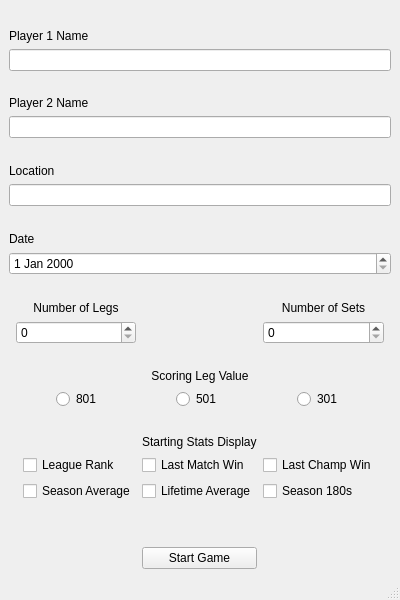
<?xml version="1.0" encoding="UTF-8"?>
<ui version="4.0">
 <class>StartGameConfiguration</class>
 <widget class="QMainWindow" name="StartGameConfiguration">
  <property name="geometry">
   <rect>
    <x>0</x>
    <y>0</y>
    <width>400</width>
    <height>600</height>
   </rect>
  </property>
  <property name="windowTitle">
   <string>Start Game Configuration</string>
  </property>
  <widget class="QWidget" name="centralwidget">
   <layout class="QGridLayout" name="gridLayout">
    <item row="13" column="3" alignment="Qt::AlignLeft">
     <widget class="QCheckBox" name="last_match_win_checkbox">
      <property name="text">
       <string>Last Match Win</string>
      </property>
     </widget>
    </item>
    <item row="13" column="2" alignment="Qt::AlignLeft">
     <widget class="QCheckBox" name="league_rank_checkbox">
      <property name="text">
       <string>League Rank</string>
      </property>
     </widget>
    </item>
    <item row="16" column="3">
     <widget class="QPushButton" name="start_game_button">
      <property name="text">
       <string>Start Game</string>
      </property>
     </widget>
    </item>
    <item row="12" column="3" alignment="Qt::AlignHCenter|Qt::AlignBottom">
     <widget class="QLabel" name="label_7">
      <property name="text">
       <string>Starting Stats Display</string>
      </property>
     </widget>
    </item>
    <item row="1" column="0" colspan="7">
     <widget class="QLineEdit" name="player_one_line_edit"/>
    </item>
    <item row="13" column="4" alignment="Qt::AlignLeft">
     <widget class="QCheckBox" name="last_champ_win_checkbox">
      <property name="text">
       <string>Last Champ Win</string>
      </property>
     </widget>
    </item>
    <item row="8" column="1" colspan="2">
     <widget class="QLabel" name="label_4">
      <property name="text">
       <string>Number of Legs</string>
      </property>
      <property name="alignment">
       <set>Qt::AlignBottom|Qt::AlignHCenter</set>
      </property>
     </widget>
    </item>
    <item row="3" column="0" colspan="7">
     <widget class="QLineEdit" name="player_two_line_edit"/>
    </item>
    <item row="10" column="2" colspan="3">
     <widget class="QLabel" name="label_6">
      <property name="text">
       <string>Scoring Leg Value</string>
      </property>
      <property name="alignment">
       <set>Qt::AlignBottom|Qt::AlignHCenter</set>
      </property>
     </widget>
    </item>
    <item row="2" column="0" colspan="7">
     <widget class="QLabel" name="label_2">
      <property name="text">
       <string>Player 2 Name</string>
      </property>
      <property name="alignment">
       <set>Qt::AlignBottom|Qt::AlignLeading|Qt::AlignLeft</set>
      </property>
     </widget>
    </item>
    <item row="11" column="4" alignment="Qt::AlignHCenter">
     <widget class="QRadioButton" name="leg_value_301_radio_button">
      <property name="text">
       <string>301</string>
      </property>
     </widget>
    </item>
    <item row="9" column="4" colspan="2">
     <widget class="QSpinBox" name="number_of_sets_spin_box"/>
    </item>
    <item row="8" column="4" colspan="2">
     <widget class="QLabel" name="label_5">
      <property name="text">
       <string>Number of Sets</string>
      </property>
      <property name="alignment">
       <set>Qt::AlignBottom|Qt::AlignHCenter</set>
      </property>
     </widget>
    </item>
    <item row="14" column="3" alignment="Qt::AlignLeft">
     <widget class="QCheckBox" name="lifetime_avg_checkbox">
      <property name="text">
       <string>Lifetime Average</string>
      </property>
     </widget>
    </item>
    <item row="5" column="0" colspan="7">
     <widget class="QLineEdit" name="location_line_edit"/>
    </item>
    <item row="11" column="3" alignment="Qt::AlignHCenter">
     <widget class="QRadioButton" name="leg_value_501_radio_button">
      <property name="text">
       <string>501</string>
      </property>
     </widget>
    </item>
    <item row="14" column="4" alignment="Qt::AlignLeft">
     <widget class="QCheckBox" name="season_180s_checkbox">
      <property name="text">
       <string>Season 180s</string>
      </property>
     </widget>
    </item>
    <item row="0" column="0" colspan="7">
     <widget class="QLabel" name="label">
      <property name="text">
       <string>Player 1 Name</string>
      </property>
      <property name="alignment">
       <set>Qt::AlignBottom|Qt::AlignLeading|Qt::AlignLeft</set>
      </property>
     </widget>
    </item>
    <item row="14" column="2" alignment="Qt::AlignLeft">
     <widget class="QCheckBox" name="season_avg_checkbox">
      <property name="text">
       <string>Season Average</string>
      </property>
     </widget>
    </item>
    <item row="6" column="0" colspan="7">
     <widget class="QLabel" name="label_8">
      <property name="text">
       <string>Date</string>
      </property>
      <property name="alignment">
       <set>Qt::AlignBottom|Qt::AlignLeading|Qt::AlignLeft</set>
      </property>
     </widget>
    </item>
    <item row="11" column="2" alignment="Qt::AlignHCenter">
     <widget class="QRadioButton" name="leg_value_801_radio_button">
      <property name="text">
       <string>801</string>
      </property>
     </widget>
    </item>
    <item row="9" column="1" colspan="2">
     <widget class="QSpinBox" name="number_of_legs_spin_box"/>
    </item>
    <item row="7" column="0" colspan="7">
     <widget class="QDateEdit" name="date_edit"/>
    </item>
    <item row="4" column="0" colspan="7">
     <widget class="QLabel" name="label_3">
      <property name="text">
       <string>Location</string>
      </property>
      <property name="alignment">
       <set>Qt::AlignBottom|Qt::AlignLeading|Qt::AlignLeft</set>
      </property>
     </widget>
    </item>
    <item row="15" column="3">
     <spacer name="verticalSpacer">
      <property name="orientation">
       <enum>Qt::Vertical</enum>
      </property>
      <property name="sizeType">
       <enum>QSizePolicy::Fixed</enum>
      </property>
      <property name="sizeHint" stdset="0">
       <size>
        <width>20</width>
        <height>40</height>
       </size>
      </property>
     </spacer>
    </item>
   </layout>
  </widget>
  <widget class="QMenuBar" name="menubar">
   <property name="geometry">
    <rect>
     <x>0</x>
     <y>0</y>
     <width>400</width>
     <height>21</height>
    </rect>
   </property>
  </widget>
  <widget class="QStatusBar" name="statusbar"/>
 </widget>
 <tabstops>
  <tabstop>player_one_line_edit</tabstop>
  <tabstop>player_two_line_edit</tabstop>
  <tabstop>location_line_edit</tabstop>
  <tabstop>date_edit</tabstop>
  <tabstop>number_of_legs_spin_box</tabstop>
  <tabstop>number_of_sets_spin_box</tabstop>
  <tabstop>leg_value_801_radio_button</tabstop>
  <tabstop>leg_value_501_radio_button</tabstop>
  <tabstop>leg_value_301_radio_button</tabstop>
  <tabstop>league_rank_checkbox</tabstop>
  <tabstop>last_match_win_checkbox</tabstop>
  <tabstop>last_champ_win_checkbox</tabstop>
  <tabstop>season_avg_checkbox</tabstop>
  <tabstop>lifetime_avg_checkbox</tabstop>
  <tabstop>season_180s_checkbox</tabstop>
 </tabstops>
 <resources/>
 <connections/>
</ui>
